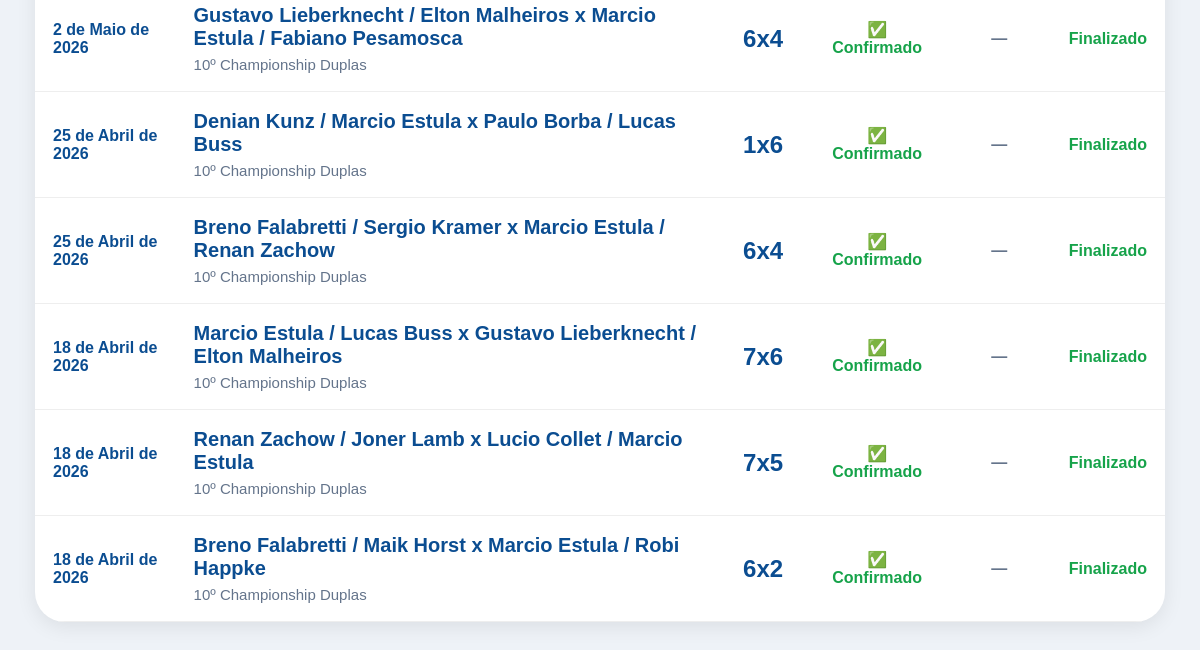
The page /meus-jogos/ (signed in, lower part) on the database as committed earlier.
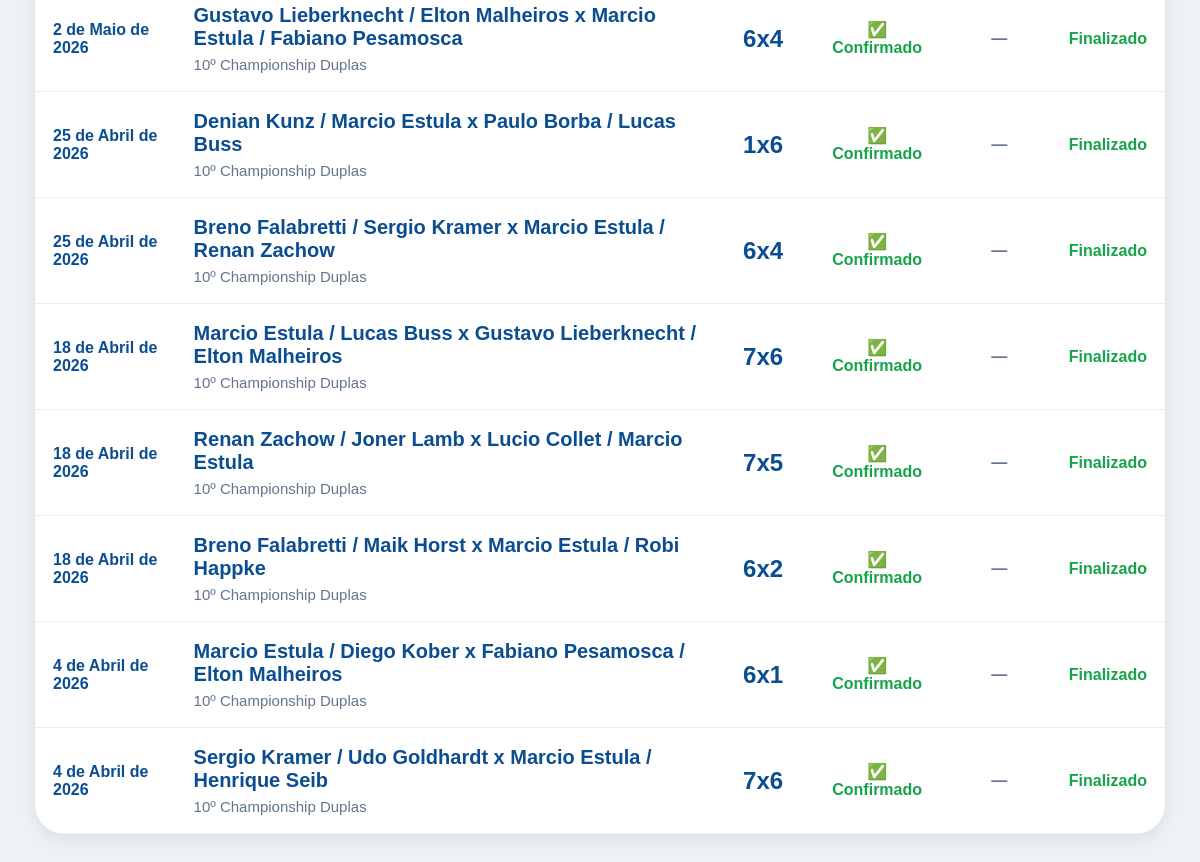
The same page on the database as committed later.
### core/models.py (models this page shows, shortened)
class ParticipanteJogo(models.Model):
    LADOS = [
        ('A', 'Lado A'),
        ('B', 'Lado B'),
    ]
    jogo = models.ForeignKey(
        Jogo,
        on_delete=models.CASCADE,
        related_name='participantes'
    )
    jogador = models.ForeignKey(
        Jogador,
        on_delete=models.CASCADE
    )
    lado = models.CharField(
        max_length=1,
        choices=LADOS
    )
    vencedor = models.BooleanField(default=False)
    pontos_ranking = models.IntegerField(default=0)

class Jogo(models.Model):
    TIPOS = [
        ('CHAMPIONSHIP_DUPLAS', 'Championship Duplas'),
        ('AMISTOSO_DUPLAS', 'Amistoso Duplas'),
        ('SIMPLES', 'Simples'),
    ]
    STATUS_JOGO = [
        ('PENDENTE', 'Pendente'),
        ('CONFIRMADO', 'Confirmado'),
        ('CONTESTADO', 'Contestado'),
    ]
    FASES = [
        ('OITAVAS', 'Oitavas'),
        ('QUARTAS', 'Quartas'),
        ('SEMI', 'Semi Final'),
        ('FINAL', 'Final'),
    ]
    torneio = models.ForeignKey(
        Torneio,
        on_delete=models.CASCADE,
        blank=True,
        null=True
    )
    categoria = models.ForeignKey(
        CategoriaTorneio,
        on_delete=models.SET_NULL,
        blank=True,
        null=True
    )
    tipo_jogo = models.CharField(
        max_length=30,
        choices=TIPOS
    )
    rodada = models.IntegerField(
        blank=True,
        null=True
    )
    fase = models.CharField(
        max_length=20,
        choices=FASES,
        blank=True,
        null=True
    )
    data_jogo = models.DateField()
    status = models.CharField(
        max_length=20,
        choices=STATUS_JOGO,
        default='PENDENTE'
    )
    criado_em = models.DateTimeField(auto_now_add=True)
    observacoes = models.TextField(
        blank=True,
        null=True
    )
    def total_games_lado_a(self):
        total = 0
        for s in self.sets.all():
            total += s.games_lado_a
        return total
    def total_games_lado_b(self):
        total = 0
        for s in self.sets.all():
            total += s.games_lado_b
        return total
    def descricao_confronto(self):
        lado_a = []
        lado_b = []
        for p in self.participantes.all():
            if p.lado == 'A':
                lado_a.append(p.jogador.nome)
            if p.lado == 'B':
                lado_b.append(p.jogador.nome)
        nome_a = ' / '.join(lado_a)
        nome_b = ' / '.join(lado_b)
        return f'{nome_a} x {nome_b}'
    def placar_resumido(self):
        placares = []
        for s in self.sets.all().order_by('numero_set'):
            placar = f'{s.games_lado_a}x{s.games_lado_b}'
            if s.teve_tiebreak:
                placar += f' ({s.tiebreak_lado_a}x{s.tiebreak_lado_b})'
            placares.append(placar)
        return ' / '.join(placares)

class Jogador(models.Model):
    CATEGORIAS = [
        ('A', 'Categoria A'),
        ('B', 'Categoria B'),
        ('C', 'Categoria C'),
    ]
    NIVEIS = [
        ('INICIANTE', 'Iniciante'),
        ('INTERMEDIARIO', 'Intermediário'),
        ('AVANCADO', 'Avançado'),
    ]
    MAOS = [
        ('DIREITA', 'Direita'),
        ('ESQUERDA', 'Esquerda'),
    ]
    usuario = models.OneToOneField(
        User,
        on_delete=models.SET_NULL,
        null=True,
        blank=True
    )
    nome = models.CharField(max_length=150)
    email = models.EmailField(
        blank=True,
        null=True
    )
    telefone = models.CharField(
        max_length=30,
        blank=True,
        null=True
    )
    cidade = models.CharField(
        max_length=100,
        blank=True,
        null=True
    )
    categoria = models.CharField(
    max_length=1,
    choices=CATEGORIAS,
    blank=True,
    null=True
)
    nivel = models.CharField(
        max_length=20,
        choices=NIVEIS,
        default='INICIANTE'
    )
    mao_dominante = models.CharField(
        max_length=20,
        choices=MAOS,
        default='DIREITA'
    )
    raquete = models.CharField(
        max_length=100,
        blank=True,
        null=True
    )
    instagram = models.CharField(
        max_length=100,
        blank=True,
        null=True
    )
    foto = models.ImageField(
        upload_to='jogadores/',
        blank=True,
        null=True
    )
    jogos_historicos = models.IntegerField(default=0)
    vitorias_historicas = models.IntegerField(default=0)
    derrotas_historicas = models.IntegerField(default=0)
    titulos_cd = models.IntegerField(default=0)
    vice_cd = models.IntegerField(default=0)
    semifinal_cd = models.IntegerField(default=0)
    ativo = models.BooleanField(default=False)
    criado_em = models.DateTimeField(auto_now_add=True)
    class Meta:
        ordering = ['categoria', 'nome']

class Torneio(models.Model):
    TIPOS = [
        ('RANKING', 'Ranking'),
        ('MATA_MATA', 'Mata-mata'),
        ('GRUPOS', 'Grupos'),
        ('AMISTOSO', 'Amistoso'),
        ('TREINO', 'Treino'),
    ]
    DISPUTAS = [
        ('SIMPLES', 'Simples'),
        ('DUPLAS', 'Duplas'),
    ]
    STATUS = [
    ('ABERTO', 'Aberto'),
    ('EM_ANDAMENTO', 'Em andamento'),
    ('FASE_FINAIS', 'Fase finais'),
    ('ENCERRADO', 'Encerrado definitivamente'),
]
    nome = models.CharField(max_length=100)
    edicao = models.IntegerField(default=1)
    ano = models.IntegerField(default=2026)
    tipo = models.CharField(
        max_length=20,
        choices=TIPOS,
        default='RANKING'
    )
    disputa = models.CharField(
        max_length=20,
        choices=DISPUTAS,
        default='DUPLAS'
    )
    data_inicio = models.DateField(
        blank=True,
        null=True
    )
    data_fim = models.DateField(
        blank=True,
        null=True
    )
    status = models.CharField(
        max_length=20,
        choices=STATUS,
        default='ABERTO'
    )
    criado_em = models.DateTimeField(auto_now_add=True)

class SetJogo(models.Model):
    jogo = models.ForeignKey(
        Jogo,
        on_delete=models.CASCADE,
        related_name='sets'
    )
    numero_set = models.IntegerField()
    games_lado_a = models.IntegerField()
    games_lado_b = models.IntegerField()
    teve_tiebreak = models.BooleanField(default=False)
    tiebreak_lado_a = models.IntegerField(
        blank=True,
        null=True
    )
    tiebreak_lado_b = models.IntegerField(
        blank=True,
        null=True
    )

### core/views.py (the view)
@login_required
def meus_jogos(request):
    jogador = Jogador.objects.filter(
        usuario=request.user
    ).first()
    if not jogador:
        return redirect('meu_perfil')
    participacoes = ParticipanteJogo.objects.filter(
        jogador=jogador
    ).select_related(
        'jogo',
        'jogo__torneio',
        'jogo__categoria'
    ).order_by(
        'jogo__rodada',
        'jogo__id'
    )
    controle_rodadas = {}
    jogos_validos = []
    for p in participacoes:
        jogo = p.jogo
        categoria = jogo.categoria
        rodada = jogo.rodada or 0
        p.contabilizado = False
        p.historico_valido = False
        p.motivo_desconsiderado = ''
        p.pontos_calculados = 0
        if jogo.tipo_jogo != 'CHAMPIONSHIP_DUPLAS':
            p.historico_valido = True
            p.motivo_desconsiderado = 'Jogo amistoso/simples: vale para histórico, mas não soma ranking.'
            continue
        if jogo.status != 'CONFIRMADO':
            p.motivo_desconsiderado = 'Jogo ainda não confirmado.'
        elif categoria and rodada > categoria.rodadas_contabilizadas:
            p.motivo_desconsiderado = 'Rodada fora do limite contabilizado.'
        else:
            categoria_id = categoria.id if categoria else 0
            chave = f'{jogador.id}_{categoria_id}_{rodada}'
            if chave not in controle_rodadas:
                controle_rodadas[chave] = 0
            if categoria and controle_rodadas[chave] >= categoria.max_jogos_por_rodada:
                p.motivo_desconsiderado = 'Excedeu o limite de jogos contabilizados nesta rodada.'
            else:
                controle_rodadas[chave] += 1
                p.historico_valido = True
                if p.lado == 'A':
                    games_feitos = jogo.total_games_lado_a()
                else:
                    games_feitos = jogo.total_games_lado_b()
                if p.vencedor:
                    p.pontos_calculados = 20 + games_feitos
                else:
                    p.pontos_calculados = 5 + games_feitos
                jogos_validos.append(p)
    jogos_validos_ordenados = sorted(
        jogos_validos,
        key=lambda p: p.pontos_calculados,
        reverse=True
    )
    categorias_processadas = {}
    for p in jogos_validos_ordenados:
        categoria = p.jogo.categoria
        if not categoria:
            continue
        chave_categoria = categoria.id
        if chave_categoria not in categorias_processadas:
            categorias_processadas[chave_categoria] = 0
        if categorias_processadas[chave_categoria] < categoria.melhores_resultados:
            p.contabilizado = True
            categorias_processadas[chave_categoria] += 1
        else:
            p.contabilizado = False
            p.motivo_desconsiderado = 'Fora dos melhores resultados.'
    participacoes = sorted(
        participacoes,
        key=lambda p: (
            -(p.jogo.data_jogo.toordinal() if p.jogo.data_jogo else 0),
            -(p.jogo.id or 0)
        )
    )
    return render(
        request,
        'jogador/meus_jogos.html',
        {
            'participacoes': participacoes
        }
    )

### core/templates/jogador/meus_jogos.html (shortened to what this page needs)
{% extends 'base/base.html' %}
{% block content %}
<div class="meus-jogos">
    <div class="box-jogos">
        <table class="tabela-jogos">
            {% for p in participacoes %}
            <tr>
                <td class="data-jogo">
                    {{ p.jogo.data_jogo }}
                </td>
                <td>
                    <div class="nome-confronto">
                        {{ p.jogo.descricao_confronto }}
                    </div>
                    <div class="torneio-jogo">
                        {{ p.jogo.torneio.nome }}
                    </div>
                </td>
                <td style="text-align:center;">
                    <div class="placar">
                        {{ p.jogo.placar_resumido }}
                    </div>
                </td>
                <td style="text-align:center;">
                    {% if p.jogo.status == 'CONFIRMADO' %}
                        <div style="color:#16a34a;font-weight:bold;">
                            ✅ Confirmado
                        </div>
                    {% elif p.jogo.status == 'PENDENTE' %}
                        <div style="color:#f4a300;font-weight:bold;">
                            ⏳ Pendente
                        </div>
                    {% else %}
                        <div style="color:#dc2626;font-weight:bold;">
                            ❌ Cancelado
                        </div>
                    {% endif %}
                </td>
                <td style="text-align:center;">
                    {% if p.jogo.status_ranking == 'Computado' %}
                        <div style="color:#16a34a;font-weight:bold;">
                            ✅ Computado
                        </div>
                    {% elif p.jogo.status_ranking == 'Parcial' %}
                        <div style="color:#f59e0b;font-weight:bold;">
                            ⚠️ Parcial
                        </div>
                    {% elif p.jogo.status_ranking == 'Não computado' %}
                        <div style="color:#dc2626;font-weight:bold;">
                            ❌ Não computado
                        </div>
                    {% else %}
                        <div style="color:#64748b;font-weight:bold;">
                            —
                        </div>
                    {% endif %}
                </td>
                <td style="text-align:center;">
                    {% if p.jogo.status == 'PENDENTE' and p.lado == 'B' %}
                        <a
                            href="/confirmar-resultado-usuario/{{ p.jogo.id }}/"
                            style="
                            background:#16a34a;
                            color:white;
                            padding:12px 18px;
                            border-radius:14px;
                            text-decoration:none;
                            font-weight:bold;
                            display:inline-block;
                            "
                        >
                            Confirmar Resultado
                        </a>
                    {% elif p.jogo.status == 'PENDENTE' %}
                        <div style="color:#f59e0b;font-weight:bold;">
                            Aguardando confirmação
                        </div>
                    {% else %}
                        <div style="color:#16a34a;font-weight:bold;">
                            Finalizado
                        </div>
                    {% endif %}
                </td>
            </tr>
            {% endfor %}
        </table>
    </div>
</div>
{% endblock %}

Rows that differ between the two databases and show on the page:
added ParticipanteJogo: jogo.data_jogo "4 de Abril de 2026", jogo.descricao_confronto "Marcio Estula / Diego Kober x Fabiano Pesamosca / Elton Malheiros", jogo.torneio.nome "10º Championship Duplas", jogo.placar_resumido "6x1", shows "✅ Confirmado", shows "Finalizado"
added ParticipanteJogo: jogo.data_jogo "4 de Abril de 2026", jogo.descricao_confronto "Sergio Kramer / Udo Goldhardt x Marcio Estula / Henrique Seib", jogo.torneio.nome "10º Championship Duplas", jogo.placar_resumido "7x6", shows "✅ Confirmado", shows "Finalizado"
